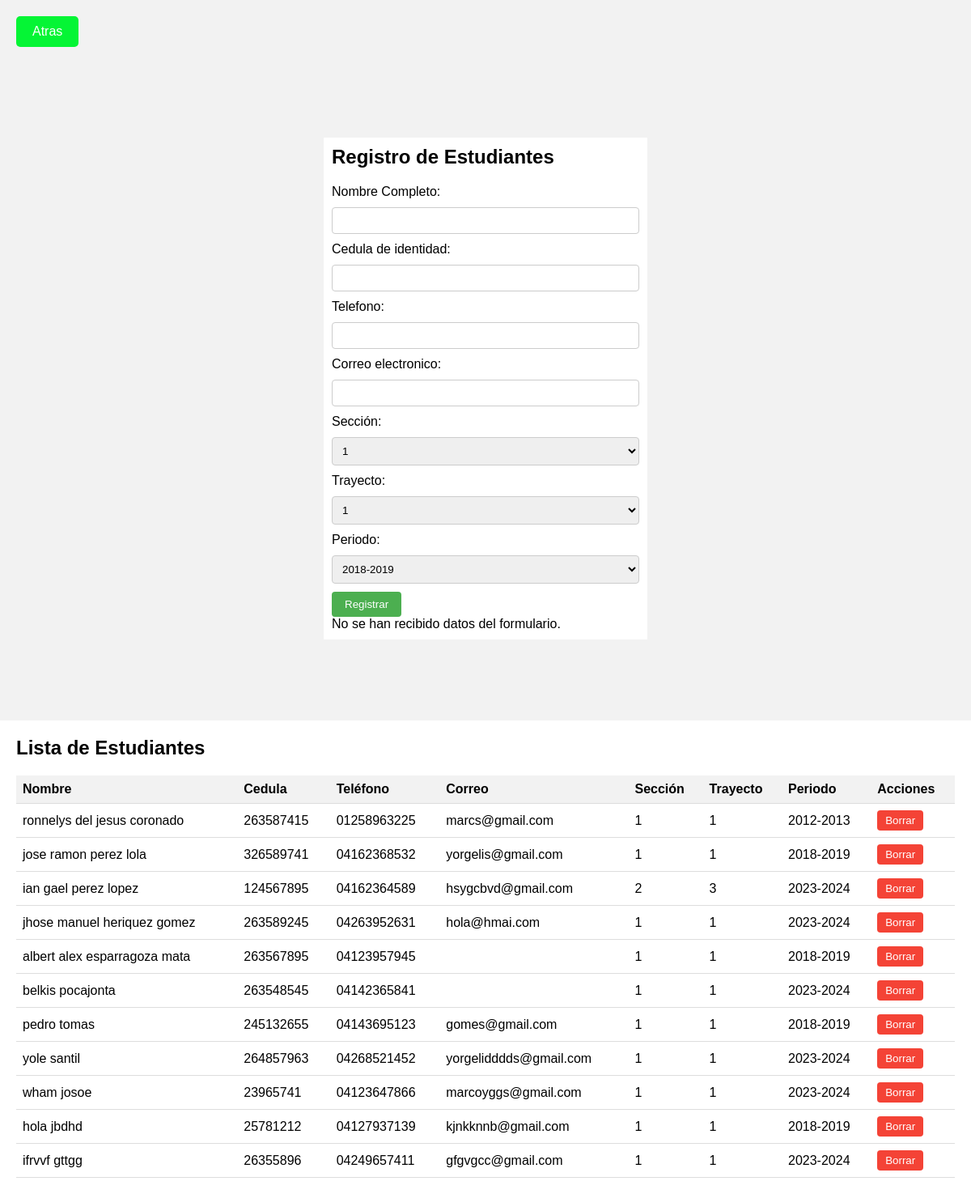
Screenshot of /rgest.php (signed in) with the database file from the repository.
### tables this page shows
CREATE TABLE `estudiantes` (
  `id` int(11) NOT NULL,
  `nombre` varchar(255) DEFAULT NULL,
  `cedula` int(100) NOT NULL,
  `telefono` varchar(20) DEFAULT NULL,
  `correo` varchar(255) DEFAULT NULL,
  `seccion` varchar(10) DEFAULT NULL,
  `periodo` varchar(10) DEFAULT NULL,
  `trayecto` varchar(10) DEFAULT NULL
);

### rgest.php (the view, shortened to what this page needs)
<!DOCTYPE html>
<html lang="es">
<head>
</head>
<body>
  <div class="top-menu">
       <a href="menuu.php">
  <button class="button">Atras</button>
</a>
    </div>
<br>
<br>
<br>
<br>
<br>
<div class="container">
    <div id="formulario">
        <h2>Registro de Estudiantes</h2>
        <form action="<?php echo htmlspecialchars($_SERVER["PHP_SELF"]); ?>" method="post">
            <label for="nombre">Nombre Completo:</label>
            <input type="text" name="nombre" pattern="[A-Za-zñÑáéíóúÁÉÍÓÚüÜ\s']+" required>
            <label for="cedula">Cedula de identidad:</label>
            <input type="number" name="cedula" pattern="[0-9]+" maxlength="8" required>
            <label for="telefono">Telefono:</label>
            <input type="number" name="telefono" pattern="[0-9]+" maxlength="11" required>
            <label for="correo">Correo electronico:</label>
            <input type="email" name="correo">
            <label for="seccion">Sección:</label>
            <select name="seccion" required>
                <option value="1">1</option>
            </select>
            <label for="trayecto">Trayecto:</label>
            <select name="trayecto" required>
                <option value="1">1</option>
            </select>
            <label for="periodo">Periodo:</label>
           <select name="periodo" required>
              <?php
            $inicio = 2018;
               $fin = 2029;
       for ($i = $inicio; $i <= $fin; $i++) {
         $nextYear = $i + 1;
         echo "<option value='$i-$nextYear'>$i-$nextYear</option>";
    }
       ?>
</select>
            <input type="submit" value="Registrar">
        </form>
        <?php
            include 'conexion.php';
            if ($_SERVER["REQUEST_METHOD"] == "POST") {
                $nombre = isset($_POST['nombre']) ? $_POST['nombre'] : '';
                $cedula = isset($_POST['cedula']) ? $_POST['cedula'] : '';
                $telefono = isset($_POST['telefono']) ? $_POST['telefono'] : '';
                $correo = isset($_POST['correo']) ? $_POST['correo'] : '';
                $seccion = isset($_POST['seccion']) ? $_POST['seccion'] : '';
                $periodo = isset($_POST['periodo']) ? $_POST['periodo'] : '';
                $trayecto = isset($_POST['trayecto']) ? $_POST['trayecto'] : '';
                if (strlen($cedula) !== 8) {
                    echo "Error: La cédula debe tener 8 números.";
                    exit;
                }
                if (strlen($telefono) !== 11) {
                    echo "Error: El teléfono debe tener 11 números.";
                    exit;
                }
                $verificacion_query = "SELECT * FROM estudiantes
                                       WHERE nombre = '$nombre'
                                       AND cedula = '$cedula'
                                       AND trayecto >= '$trayecto'
                                       AND periodo >= '$periodo'";
                $verificacion_resultado = $conn->query($verificacion_query);
                if ($verificacion_resultado->num_rows > 0) {
                    echo "Error: Ya existe un estudiante con el mismo nombre, cédula, trayecto o periodo.";
                } else {
                    $sql = "INSERT INTO estudiantes (nombre, cedula, telefono, correo, seccion, periodo, trayecto)
                            VALUES ('$nombre', '$cedula', '$telefono', '$correo' , '$seccion', '$periodo', '$trayecto')";
                    if ($conn->query($sql) === TRUE) {
                        echo "Estudiante registrado correctamente";
                    } else {
                        if ($conn->errno == 1062) {
                            echo "Error: Ya existe un estudiante con la misma cédula, sección y periodo.";
                        } else {
                            echo "Error: " . $sql . "<br>" . $conn->error;
                        }
                    }
                }
            } else {
                echo "No se han recibido datos del formulario.";
            }
        ?>
    </div>
</div>
<div id="lista-estudiantes">
    <h2>Lista de Estudiantes</h2>
    <?php
    include 'conexion.php';
    $estudiantesQuery = "SELECT nombre, cedula, telefono, correo, seccion, periodo, trayecto FROM estudiantes";
    $estudiantesResult = $conn->query($estudiantesQuery);
    if ($estudiantesResult) {
        if ($estudiantesResult->num_rows > 0) {
            echo '<table>';
            echo '<tr>';
            echo '<th>Nombre</th>';
            echo '<th>Cedula</th>';
            echo '<th>Teléfono</th>';
            echo '<th>Correo</th>';
            echo '<th>Sección</th>';
            echo '<th>Trayecto</th>';
            echo '<th>Periodo</th>';
            echo '<th>Acciones</th>';
            echo '</tr>';
            while ($estudiante = $estudiantesResult->fetch_assoc()) {
                echo '<tr>';
                echo '<td>' . $estudiante['nombre'] . '</td>';
                echo '<td>' . $estudiante['cedula'] . '</td>';
                echo '<td>' . $estudiante['telefono'] . '</td>';
                echo '<td>' . $estudiante['correo'] . '</td>';
                echo '<td>' . $estudiante['seccion'] . '</td>';
                echo '<td>' . $estudiante['trayecto'] . '</td>';
                echo '<td>' . $estudiante['periodo'] . '</td>';
                echo '<td><form method="POST" onsubmit="return confirm(\'¿Estás seguro de que deseas borrar a este estudiante?\')" action="' . htmlspecialchars($_SERVER["PHP_SELF"]) . '">';
                echo '<button type="submit">Borrar</button>';
                echo '</form></td>';
                echo '</tr>';
            }
            echo '</table>';
        } else {
            echo '<p>No hay estudiantes registrados.</p>';
        }
    } else {
        echo '<p>Error en la consulta de estudiantes: ' . $conn->error . '</p>';
    }
    ?>
</div>
</body>
</html>

### rgest.php (style rules this page uses)
body { font-family: Arial, sans-serif; background-color: #f2f2f2; margin: 0; padding: 0; }
.container { display: flex; justify-content: center; align-items: center; height: 100vh; }
#formulario { background-color: #fff; padding: 10px; max-width: 400px; width: 100%; box-sizing: border-box; margin-bottom: 20px; }
#formulario h2 { margin-top: 0; margin-bottom: 20px; }
label { display: block; margin-bottom: 10px; }
input[type="text"], input[type="number"], input[type="tel"], input[type="email"], select { width: 100%; padding: 8px; border: 1px solid #ccc; border-radius: 4px; box-sizing: border-box; margin-bottom: 10px; }
input[type="submit"] { background-color: #4CAF50; color: white; padding: 8px 16px; border: none; border-radius: 4px; cursor: pointer; }
#lista-estudiantes { background-color: #fff; padding: 20px; }
#lista-estudiantes h2 { margin-top: 0; margin-bottom: 20px; }
table { width: 100%; border-collapse: collapse; }
th, td { padding: 8px; text-align: left; border-bottom: 1px solid #ddd; }
th { background-color: #f2f2f2; }
form button { background-color: #f44336; color: white; padding: 5px 10px; border: none; border-radius: 4px; cursor: pointer; }
.top-menu { position: fixed; top: 0; left: 0; right: 0; display: flex; justify-content: space-between; width: 100%; padding: 20px; box-sizing: border-box; background-color: #f2f2f2; z-index: 1000; }
.top-menu .button { background-color: #05f535; color: #fff; padding: 10px 20px; border: none; cursor: pointer; font-size: 16px; border-radius: 5px; }

### rows the page displays
estudiantes: nombre "ronnelys del jesus coronado", cedula "263587415", telefono "01258963225", correo "marcs@gmail.com", seccion "1", trayecto "1", periodo "2012-2013"
estudiantes: nombre "jose ramon perez lola", cedula "326589741", telefono "04162368532", correo "yorgelis@gmail.com", seccion "1", trayecto "1", periodo "2018-2019"
estudiantes: nombre "ian gael perez lopez", cedula "124567895", telefono "04162364589", correo "hsygcbvd@gmail.com", seccion "2", trayecto "3", periodo "2023-2024"
estudiantes: nombre "jhose manuel heriquez gomez", cedula "263589245", telefono "04263952631", correo "hola@hmai.com", seccion "1", trayecto "1", periodo "2023-2024"
estudiantes: nombre "albert alex esparragoza mata", cedula "263567895", telefono "04123957945", seccion "1", trayecto "1", periodo "2018-2019"
estudiantes: nombre "belkis pocajonta", cedula "263548545", telefono "04142365841", seccion "1", trayecto "1", periodo "2023-2024"
estudiantes: nombre "pedro tomas", cedula "245132655", telefono "04143695123", correo "gomes@gmail.com", seccion "1", trayecto "1", periodo "2018-2019"
estudiantes: nombre "yole santil", cedula "264857963", telefono "04268521452", correo "yorgelidddds@gmail.com", seccion "1", trayecto "1", periodo "2023-2024"
estudiantes: nombre "wham josoe", cedula "23965741", telefono "04123647866", correo "marcoyggs@gmail.com", seccion "1", trayecto "1", periodo "2023-2024"
estudiantes: nombre "hola jbdhd", cedula "25781212", telefono "04127937139", correo "kjnkknnb@gmail.com", seccion "1", trayecto "1", periodo "2018-2019"
estudiantes: nombre "ifrvvf gttgg", cedula "26355896", telefono "04249657411", correo "gfgvgcc@gmail.com", seccion "1", trayecto "1", periodo "2023-2024"

### other values shown
form field periodo "2018-2019"
